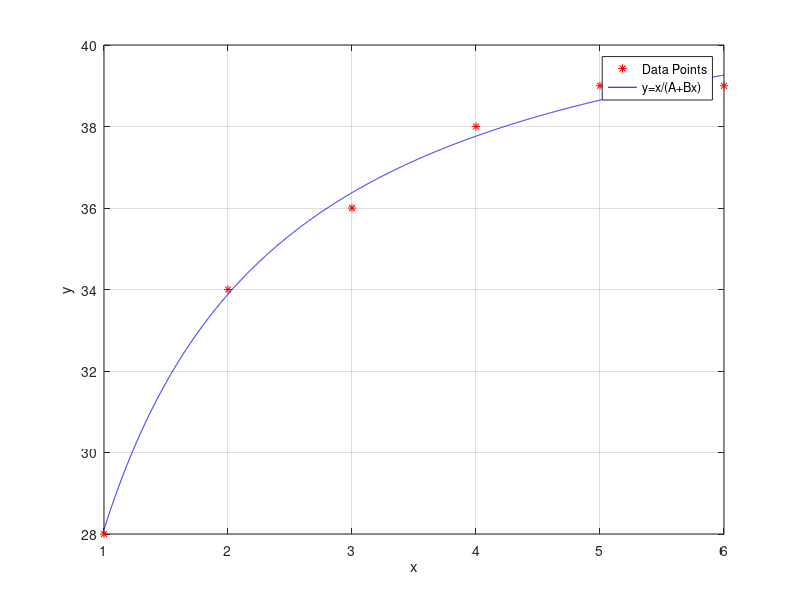

Recreate this plot in MATLAB.
%ME303 FINAL EXAM  04.01.2021
%QUESTION 3
%CURVE FITTING

clear all
close all
clc

%These are given in the question
x = 1:6;  
y = [ 28 34 36 38 39 39 ];
N = length(x);

%after a bit hand calculation I made these variable changes
Y = x./y;
X = x;

%These are classic curve fitting calculations
m11 = X*X';
m12 = sum(X) ;
m21 = m12 ;
m22 = N ;

r1 = X*Y' ;
r2 = sum(Y) ;

M = [ m11 m12; m21 m22 ];
R = [ r1; r2 ];

%O is the coefficient matrix for A and B 
O = M\R;
B = O(1);
A = O(2);

%to plot my result I defined this function handle
f = @(x) x./(B*x+A);
t = 1:0.001:6;

%this part is for plotting
plot(x,y,'r*',t,f(t),'b')
grid on
legend('Data Points','y=x/(A+Bx)')
xlabel('x')
ylabel('y')

